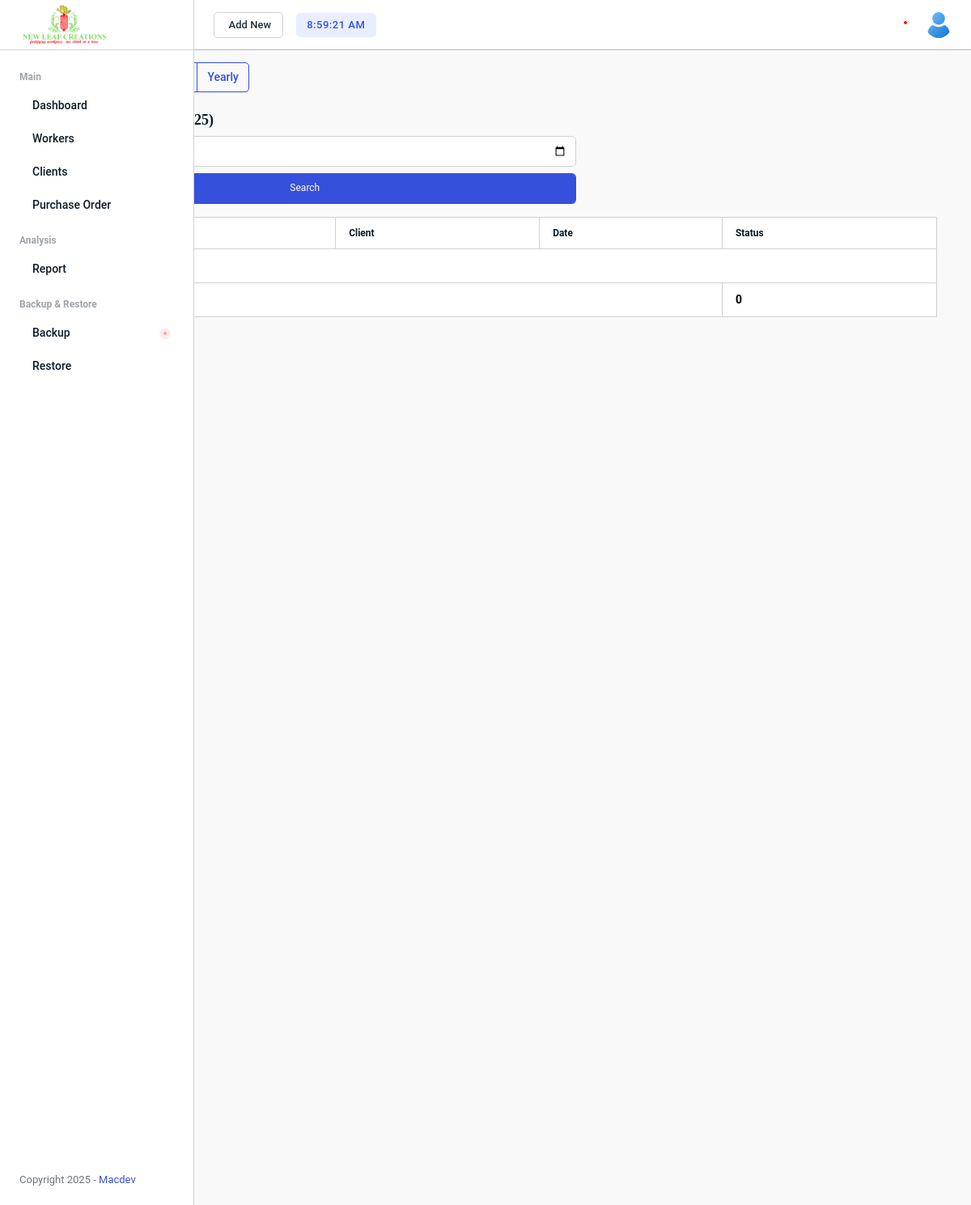
Before: /management/reports/ with the older database file.
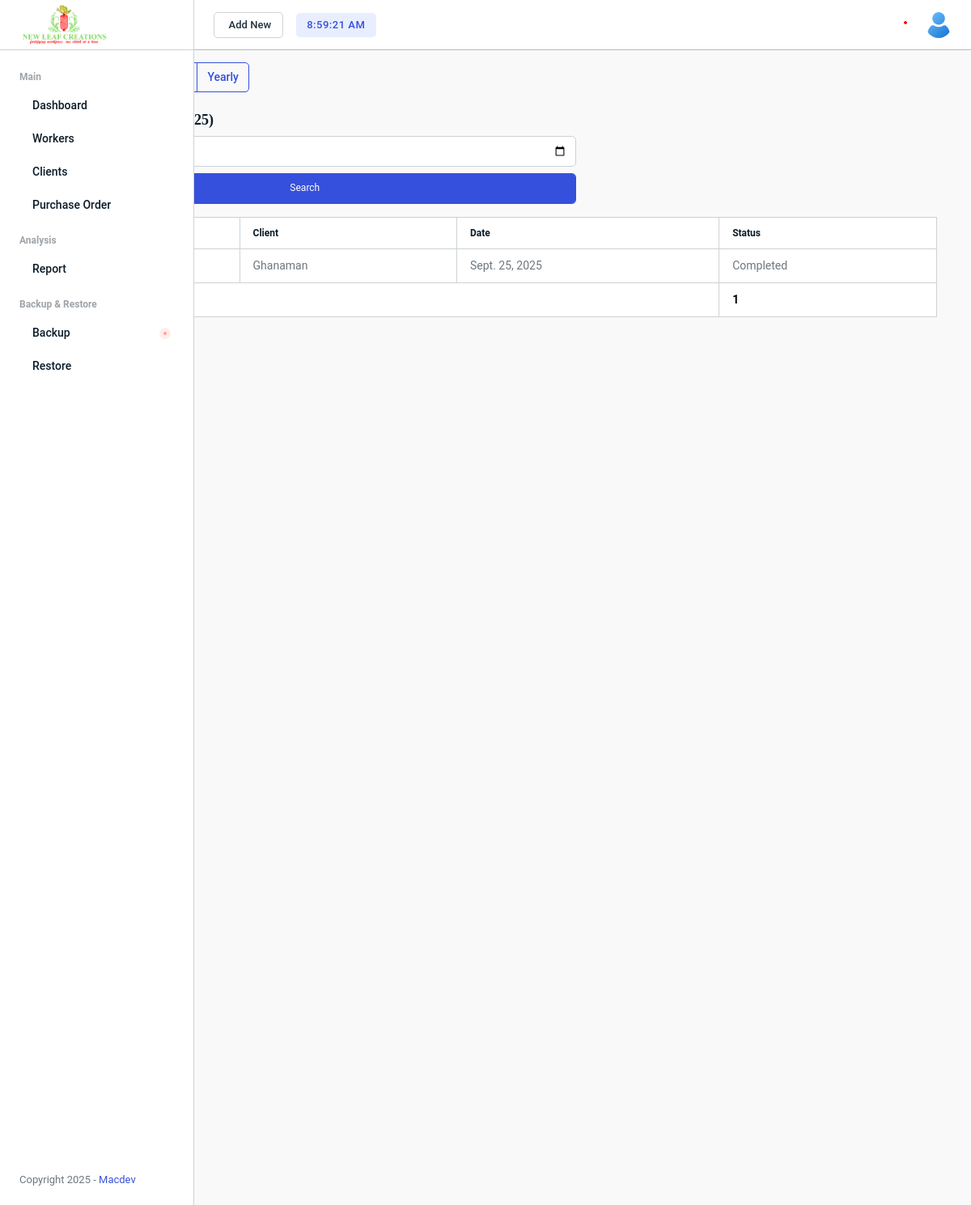
After: the same page with the newer database file.
### managementSystem/models.py (models this page shows, shortened)
class PurchaseOrder(models.Model):
    po_number = models.CharField(max_length=100, unique=True)
    client = models.ForeignKey(Client, on_delete=models.CASCADE)
    date = models.DateField()
    due_date = models.DateField()
    status = models.CharField(max_length=20, default='Pending')

class Client(models.Model):
    name = models.CharField(max_length=200)
    address = models.TextField()
    contact_email = models.EmailField()
    phone = models.CharField(max_length=15)
    def __str__(self):
        return self.name

### managementSystem/views.py (the view)
# urls.py: path("reports/", views.reports_view, name="reports_view"),
def reports_view(request):
    today = now().date()
    view_type = request.GET.get("view_type", "daily")  # default = daily
    day = request.GET.get("day")
    if view_type == "daily":
        daily_orders = PurchaseOrder.objects.filter(date=day if day else today)
    else:
        daily_orders = []
    if view_type == "weekly":
        week_day_str = request.GET.get("week_day")  # e.g. "2025-08-13"
        ref_date = datetime.strptime(week_day_str, "%Y-%m-%d").date() if week_day_str else today
        start_of_week = ref_date - timedelta(days=ref_date.weekday())  # Monday
        end_of_week = start_of_week + timedelta(days=6)                # Sunday
        weekly_orders = PurchaseOrder.objects.filter(date__range=[start_of_week, end_of_week])
        val_expr = ExpressionWrapper(F("items__quantity") * F("items__unit_price"),
                                     output_field=DecimalField(max_digits=12, decimal_places=2))
        weekly_total_value = weekly_orders.aggregate(total=Sum(val_expr))["total"] or 0
    else:
        weekly_orders = PurchaseOrder.objects.none()
        start_of_week = end_of_week = None
        weekly_total_value = 0
    month_str = request.GET.get("month")
    if view_type == "monthly":
        if month_str:
            year, month = month_str.split("-")
            monthly_orders = PurchaseOrder.objects.filter(date__year=int(year), date__month=int(month))
            current_month, current_year = int(month), int(year)
        else:
            monthly_orders = PurchaseOrder.objects.filter(date__year=today.year, date__month=today.month)
            current_month, current_year = today.month, today.year
    else:
        monthly_orders, current_month, current_year = [], today.month, today.year
    year = request.GET.get("year")
    if view_type == "yearly":
        yearly_orders = PurchaseOrder.objects.filter(date__year=int(year)) if year else PurchaseOrder.objects.filter(date__year=today.year)
        current_year = int(year) if year else today.year
    else:
        yearly_orders, current_year = [], today.year
    return render(request, "reports.html", {
        "today": today,
        "daily_orders": daily_orders,
        "weekly_orders": weekly_orders,
        "monthly_orders": monthly_orders,
        "yearly_orders": yearly_orders,
        "current_month": current_month,
        "current_year": current_year,
        "active_tab": view_type,
        "weekly_total_value": weekly_total_value,
        "start_of_week": start_of_week,
        "end_of_week": end_of_week,
        "weekly_total_value": weekly_total_value,
    })

### managementSystem/templates/reports.html (shortened to what this page needs)
{% extends "base.html" %}
{% load static %}
{% block content %}
<div class="container my-4">
    <h2 class="mb-4">Purchase Order Reports</h2>
    <div class="btn-group mb-4" role="group">
        <button class="btn btn-outline-primary" onclick="showTab('daily')">Daily</button>
        <button class="btn btn-outline-primary" onclick="showTab('weekly')">Weekly</button>
        <button class="btn btn-outline-primary" onclick="showTab('monthly')">Monthly</button>
        <button class="btn btn-outline-primary" onclick="showTab('yearly')">Yearly</button>
    </div>
    <div id="daily" class="report-tab {% if active_tab == 'daily' %}d-block{% else %}d-none{% endif %}">
        <h4>Daily Report ({{ today }})</h4>
        <form method="get" class="mb-3">
            <input type="date" name="day" value="{{ request.GET.day }}" class="form-control my-2" style="width: 60%;">
            <button type="submit" class="btn btn-sm btn-primary form-control" style="width: 60%;">Search</button>
        </form>
        <table class="table table-bordered">
            <thead class="table-light">
                <tr>
                    <th>PO Number</th>
                    <th>Client</th>
                    <th>Date</th>
                    <th>Status</th>
                </tr>
            </thead>
            <tbody>
                {% for order in daily_orders %}
                <tr>
                    <td><a href="{% url 'managementSystem:view_po' order.id %}" class="text-primary">{{ order.po_number }}</a></td>
                    <td>{{ order.client }}</td>
                    <td>{{ order.date }}</td>
                    <td>{{ order.status }}</td>
                </tr>
                {% empty %}
                <tr><td colspan="4">No orders found</td></tr>
                {% endfor %}
            </tbody>
            <tfoot>
                <tr>
                    <th colspan="3">Total Orders</th>
                    <th>{{ daily_orders.count }}</th>
                </tr>
            </tfoot>
        </table>
    </div>
</div>
{% endblock %}

Changed rows visible on the page:
added PurchaseOrder: client "Ghanaman", date "Sept. 25, 2025", status "Completed"
Other visible differences:
{{ daily_orders.count }}: "0" → "1"
